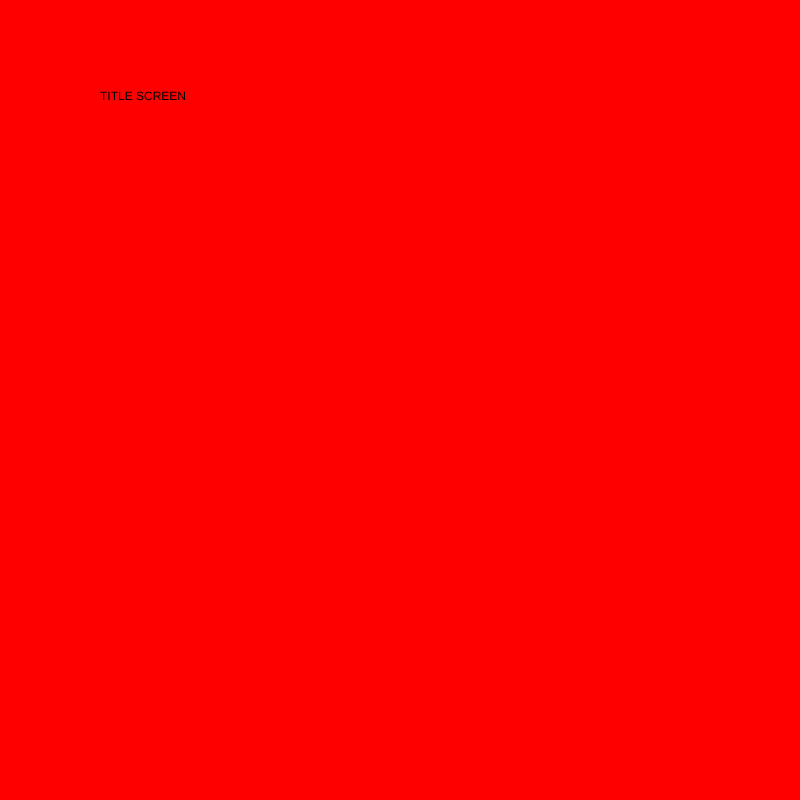
Frame 1 (no input)
Frame 60 (no input): identical to frame 1, image omitted
Frame 120 (the mouse pressed at the canvas centre since frame 60): identical to frame 1, image omitted

The p5.js sketch that drew this single still picture (run headless with seeded random() and noise() and a simulated clock; from frame 60 on, the mouse is pressed at the canvas centre):

// p5.js sketch
// ── sketch.js
var myState = 0 ;
var timer = 0 ;

function setup() {
  // put setup code here
  createCanvas(800, 800) ;
}

function draw() {
  // put drawing code here

  switch(myState) {
    case 0 :
    background('red');
    text("TITLE SCREEN", 100, 100) ;
    
    timer++ ;
    if (timer > 200){
      myState = 1 ;
      timer = 0 ;
    }


    break ;

    case 1:
    background('green');
    text("I'm in state 1", 100, 100) ;
    break ;

    case 2:
    background('red');
    text("I'm in state 2", 100, 100) ;
    break ;

    case 3:
    break ;

    case 4:
    break ;

  }

}

function mouseReleased() {
  myState = myState + 1;
  if (myState > 4) {
    myState = 0 ;
  }
}
